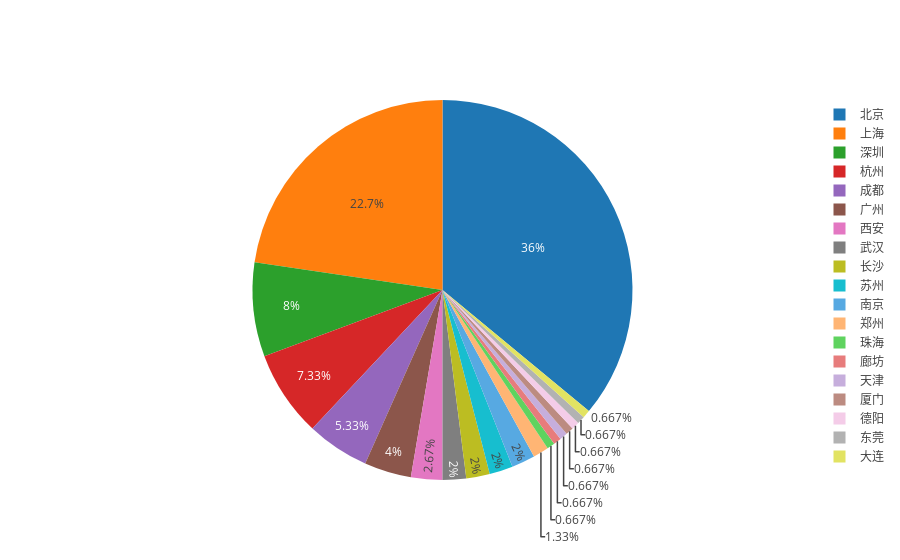

The cell this chart's notebook holds for it:
### Code cell
number_of_apps_in_category = df['loc'].value_counts().sort_values(ascending=True)

data = [go.Pie(
        labels = number_of_apps_in_category.index,
        values = number_of_apps_in_category.values,
        hoverinfo = 'label+value'
    
)]

plotly.offline.iplot(data, filename='active_category')

### Figure 1 — Plotly figure (JSON) as saved in the notebook; plotly's stock layout.template omitted (floating-point values rounded to 4 significant figures)
{"data": [{"hoverinfo": "label+value", "labels": ["珠海", "廊坊", "天津", "厦门", "德阳", "东莞", "大连", "郑州", "武汉", "长沙", "苏州", "南京", "西安", "广州", "成都", "杭州", "深圳", "上海", "北京"], "type": "pie", "uid": "19b03a85-be26-42a3-80d9-9c15b50b7ce9", "values": [1, 1, 1, 1, 1, 1, 1, 2, 3, 3, 3, 3, 4, 6, 8, 11, 12, 34, 54]}], "layout": {}}
